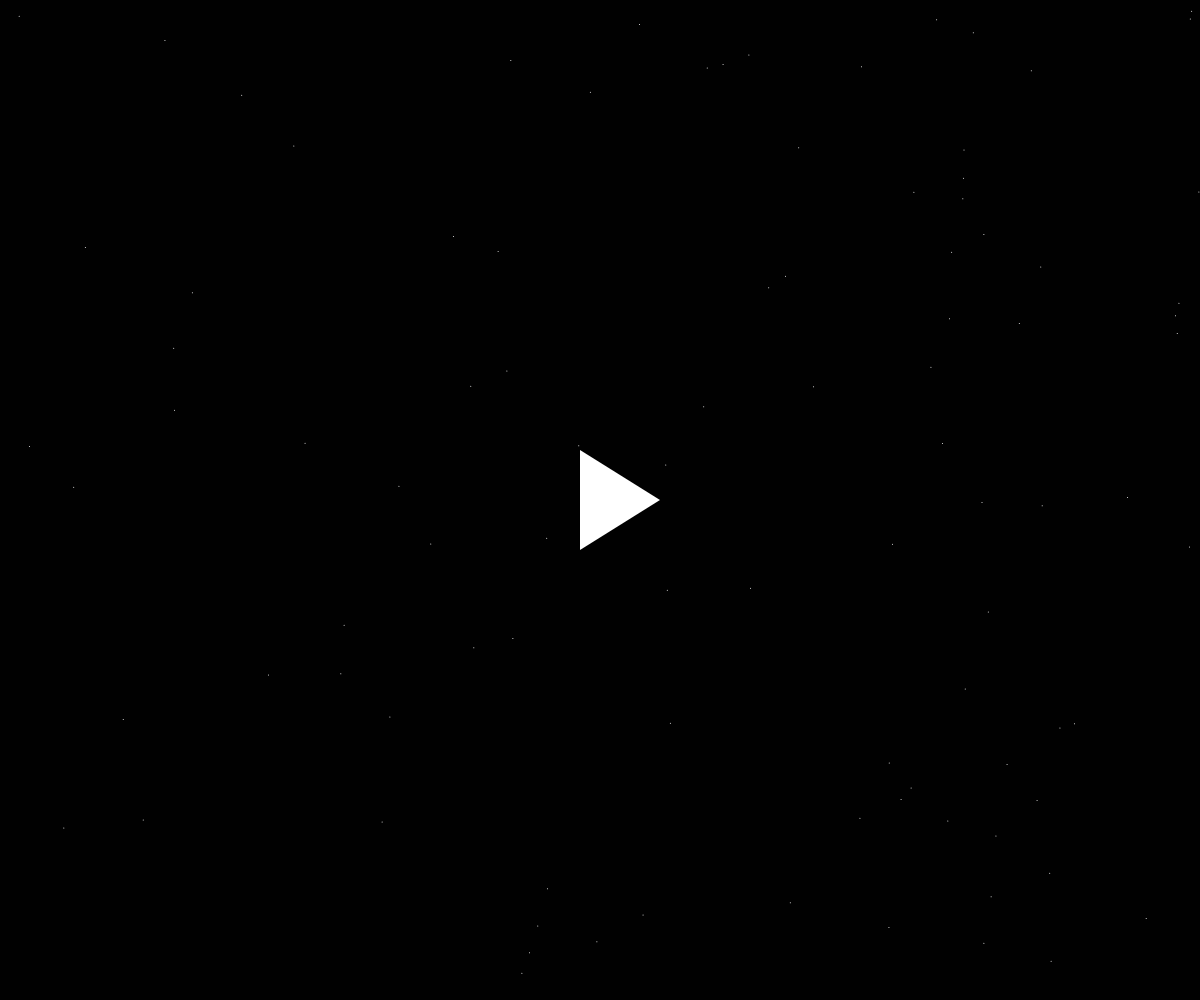
Frame 1 (no input)
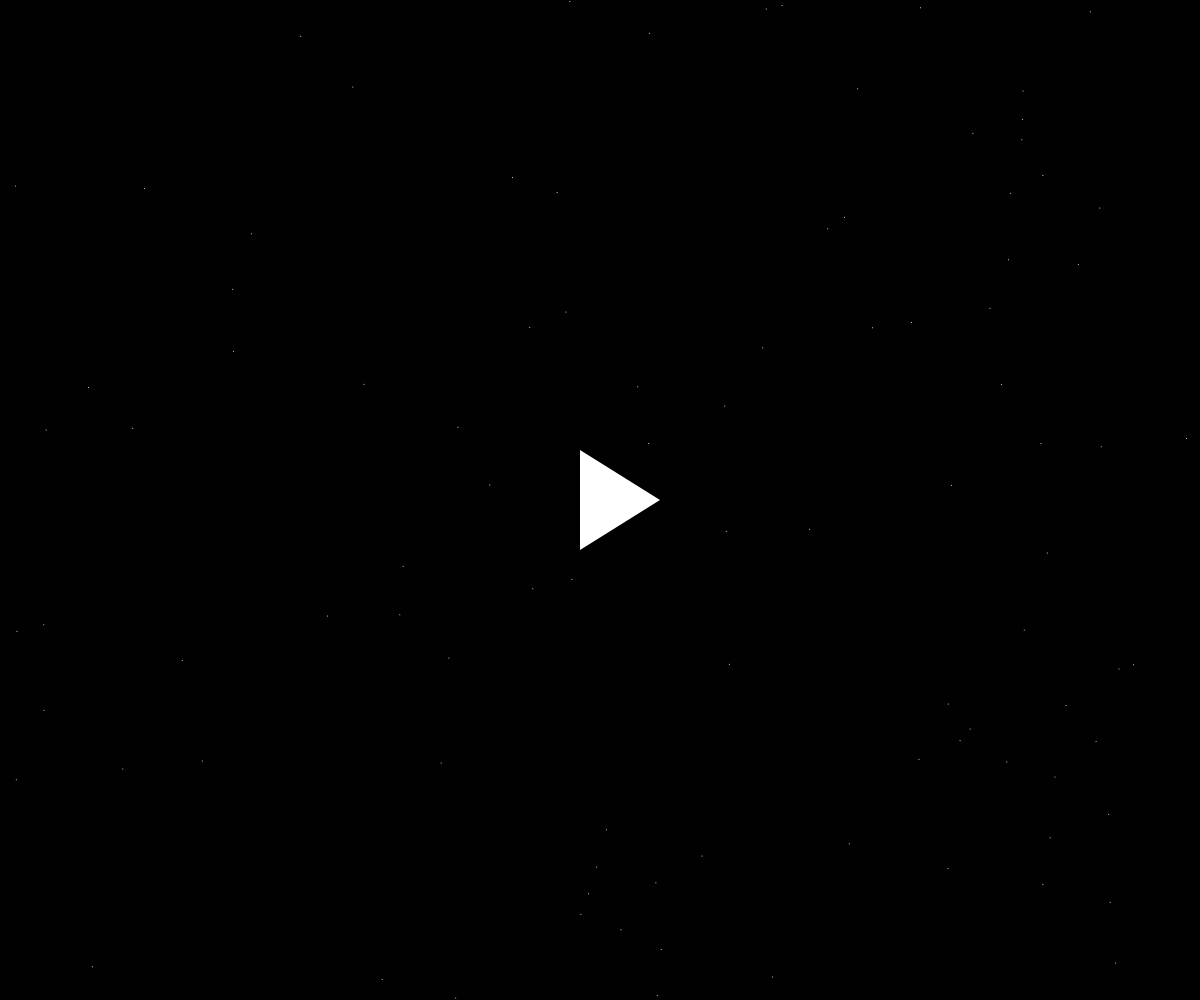
Frame 60 (no input)
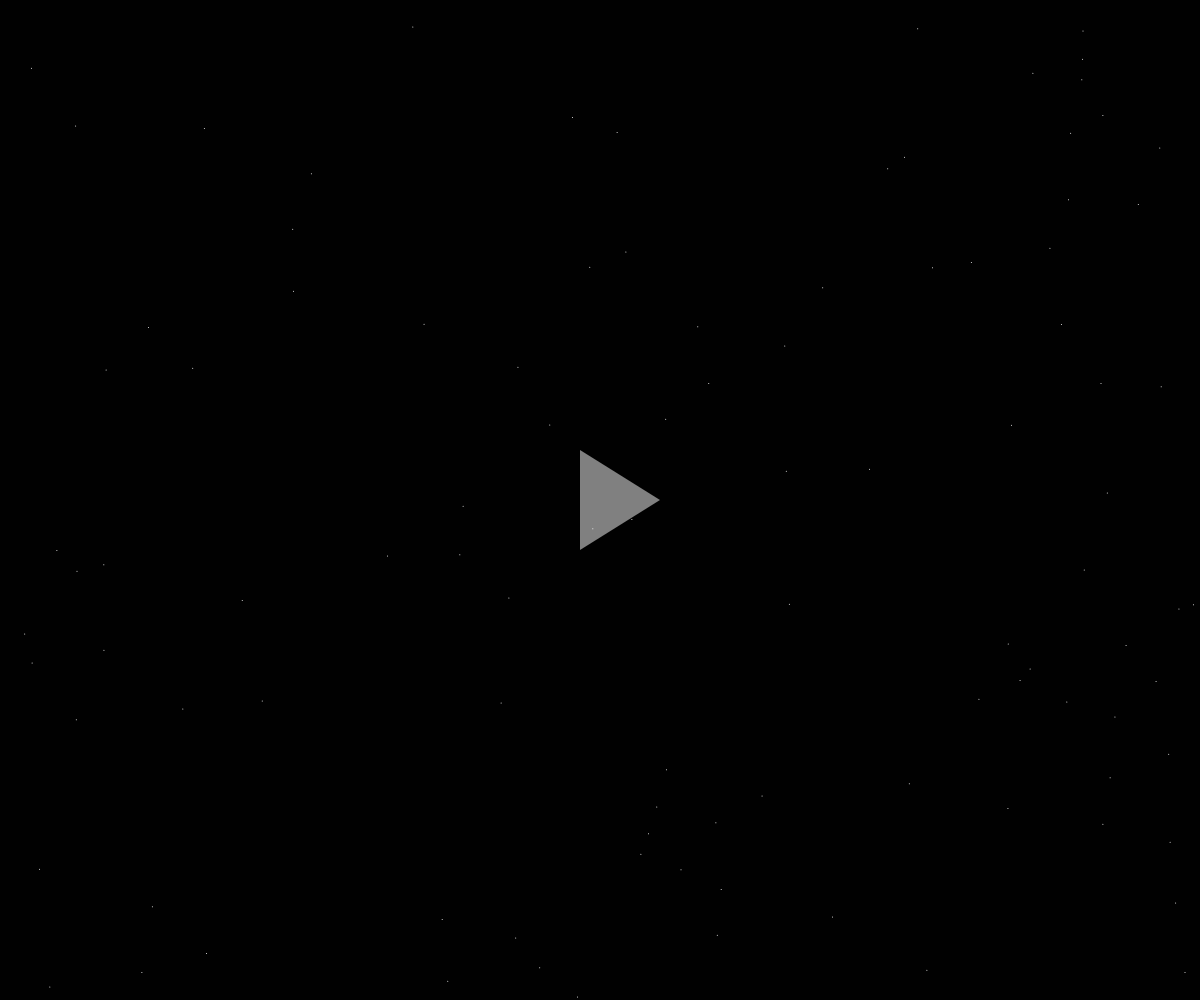
Frame 120 (the mouse pressed at the canvas centre since frame 60)

The p5.js sketch that drew these frames (run headless with seeded random() and noise() and a simulated clock; from frame 60 on, the mouse is pressed at the canvas centre):

// p5.js sketch
// ── sketch.js

var pointsArr = []
var temp=1;
var play;


function setup() {
  createCanvas(windowWidth, windowHeight);
  translate(windowWidth/2, windowHeight/2);
  play = new playButton();
  
  for(var i=0;i<=400;i++){
    var x = random(-windowWidth, windowWidth);
    var y = random(-windowHeight, windowHeight);
    pointsArr.push([x, y, temp]);
  }
}

function draw() {
  translate(windowWidth/2, windowHeight/2);
  background(1);
  stroke(255);
  mouseOver();
  
  // beginShape();
  // vertex(-20,50);
  // vertex(60,0);
  // vertex(-20,-50);
  // endShape();
  
  play.drawButton();
  
  stroke(255);
  for(var i=0;i<pointsArr.length;i++){
    point(pointsArr[i][0], pointsArr[i][1], pointsArr[i][2]);
    pointsArr[i][0]+=1;
    pointsArr[i][1]-=1;
    if(pointsArr[i][0]>windowWidth || pointsArr[i][1]>windowHeight){
      pointsArr[i][0]=random(-windowWidth, windowWidth);
      pointsArr[i][1]= random(-windowHeight, windowHeight);
    }
    
  } 
}

function mouseOver(){
  var translatedMouseX = mouseX-windowWidth/2
  var translatedMouseY = mouseY-windowHeight/2
  
  play.clicked(translatedMouseX, translatedMouseY);
}

function playButton(){
  // introduce scale to this
  this.p1 = createVector(-20,50);
  this.p2 = createVector(60,0);
  this.p3 = createVector(-20,-50);
  
  this.triagColor = [255, 255,255];
  
  this.drawButton = function(){
    noStroke();
    fill(this.triagColor[0],
        this.triagColor[1],
        this.triagColor[2]);
    beginShape();
    vertex(this.p1.x, this.p1.y);
    vertex(this.p2.x, this.p2.y);
    vertex(this.p3.x, this.p3.y);
    endShape();
  }
  
  this.clicked = function(px, py) {

  // get the area of the triangle
  var areaOrig = floor(abs((this.p2.x - this.p1.x) * (this.p3.y - this.p1.y) - (this.p3.x - this.p1.x) * (this.p2.y - this.p1.y)));
  //console.log("totalArea: " + areaOrig);

  // get the area of 3 triangles made between the point and the corners of the triangle
  var area1 = floor(abs((this.p1.x - px) * (this.p2.y - py) - (this.p2.x - px) * (this.p1.y - py)));
  var area2 = floor(abs((this.p2.x - px) * (this.p3.y - py) - (this.p3.x - px) * (this.p2.y - py)));
  var area3 = floor(abs((this.p3.x - px) * (this.p1.y - py) - (this.p1.x - px) * (this.p3.y - py)));
  //console.log("areaSum: " + (area1 + area2 + area3));

  // if the sum of the three areas equals the original, we're inside the triangle
  if (area1 + area2 + area3 <= areaOrig) {
    this.triagColor[0]=128
    this.triagColor[1]=128
    this.triagColor[2]=128
  }else{
    this.triagColor[0]=255
    this.triagColor[1]=255
    this.triagColor[2]=255
  }
  
}
  
  
}
